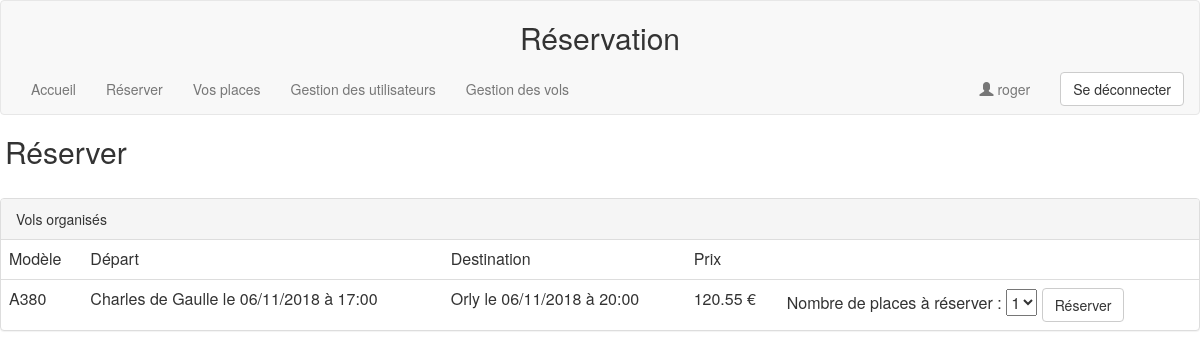
The app's page /reserver.php (signed in) with its own data.
### tables this page shows
create table vol (refVol int not null auto_increment,
				  avion int not null,
				  aeroport1 int not null,
				  aeroport2 int not null,
				  dateDepart datetime,
				  dateArrivee datetime,
				  prix float,
				  primary key(refVol));

create table typeAvion (numType int not null,
						nomType varchar(20),
						nbSiege int,
						primary key(numType));

create table aeroport  (refAeroport int not null auto_increment,
						nomAeroport varchar(20),
						primary key(refAeroport));

### class.php (called while the page is built, shortened)
<?php
function getTypeAvion($req)
{
	$req->setFetchMode(PDO::FETCH_CLASS,'typeAvion');
	return $req->fetch();
}
function getAeroport($req)
{
	$req->setFetchMode(PDO::FETCH_CLASS,'aeroport');
	return $req->fetch();
}
function getVols($req)
{
	$req->setFetchMode(PDO::FETCH_CLASS,'vol');
	return $vol=$req->fetchAll();
}
?>

### reserver.php (the view)
<?php
include('connexion.php');
include('entete.php');
?>
<h2 style='padding-left:5px;'>Réserver</h2><br/>
<?php
echo"<div class='panel panel-default'>
		<div class='panel-heading'>Vols organisés</div>
	 <table class='table'>
	 	<thead>
	 		<tr>
	 			<td>Modèle</td>
	 			<td>Départ</td>
	 			<td>Destination</td>
	 			<td colspan='2'>Prix</td>
	 		</tr>
	 	</thead>
	 	<tbody>";
$vols=getVols($bdd->query("SELECT * FROM vol"));
foreach($vols as $vol) {
	$typeAvion=getTypeAvion($bdd->query("SELECT numType, nomType, nbSiege FROM typeAvion, avion WHERE typeAvion = numType AND refAvion='$vol->avion'"));
	$dateDepart = new DateTime($vol->dateDepart);
	$dateDepart = $dateDepart->format('d/m/Y à H:i');
	$dateArrivee = new DateTime($vol->dateArrivee);
	$dateArrivee = $dateArrivee->format('d/m/Y à H:i');
	$aeroport1=getAeroport($bdd->query("SELECT * FROM aeroport WHERE refAeroport='$vol->aeroport1'"));
	$aeroport2=getAeroport($bdd->query("SELECT * FROM aeroport WHERE refAeroport='$vol->aeroport2'"));
	echo"<tr>
			<form method='post' action='traitement.php'>
				<input type='hidden' name='refVol' value='$vol->refVol'/>
				<td>$typeAvion->nomType</td>
				<td>$aeroport1->nomAeroport le $dateDepart</td>
				<td>$aeroport2->nomAeroport le $dateArrivee</td>
				<td>$vol->prix €</td>
				<td>Nombre de places à réserver : <select name='siegeReserve'/><option>1<option>2<option>3<option>4</select> <input class='btn btn-default' type='submit' name='choix' value='Réserver'/></td>
			</form>
		 </tr>";
}
echo"	</tbody>
	 </table>";
?>

### records on screen
vol: typeavion.nomType "A380", aeroport1.nomAeroport "Charles de Gaulle", dateDepart "06/11/2018 à 17:00", aeroport2.nomAeroport "Orly", dateArrivee "06/11/2018 à 20:00", prix "120.55"

### other values on screen
$utilisateur->pseudo "roger"
